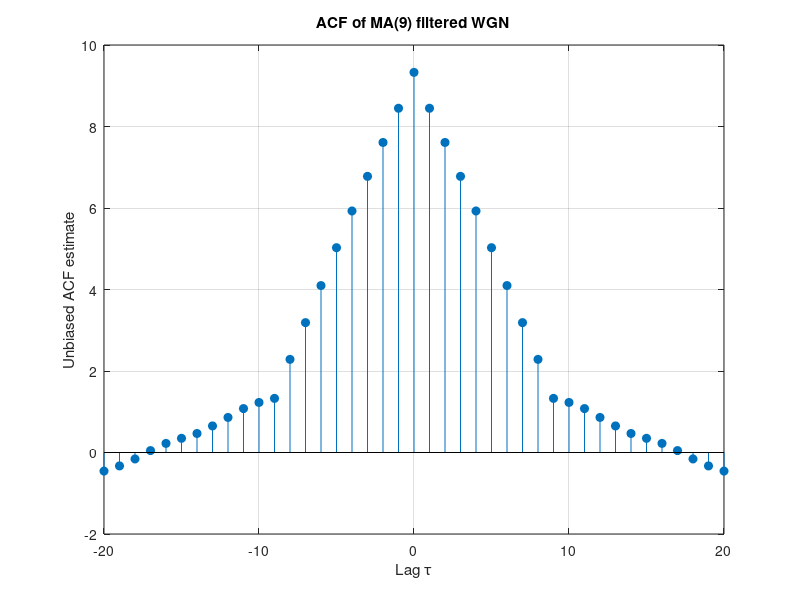
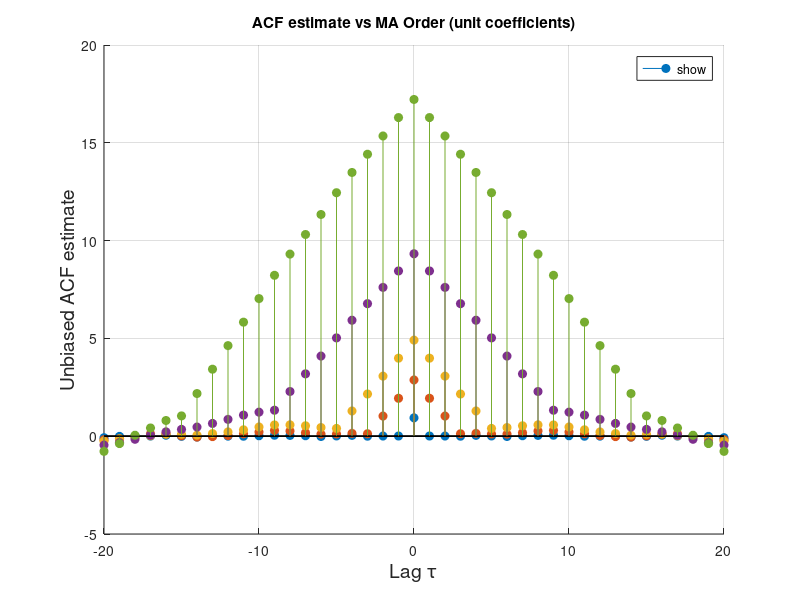
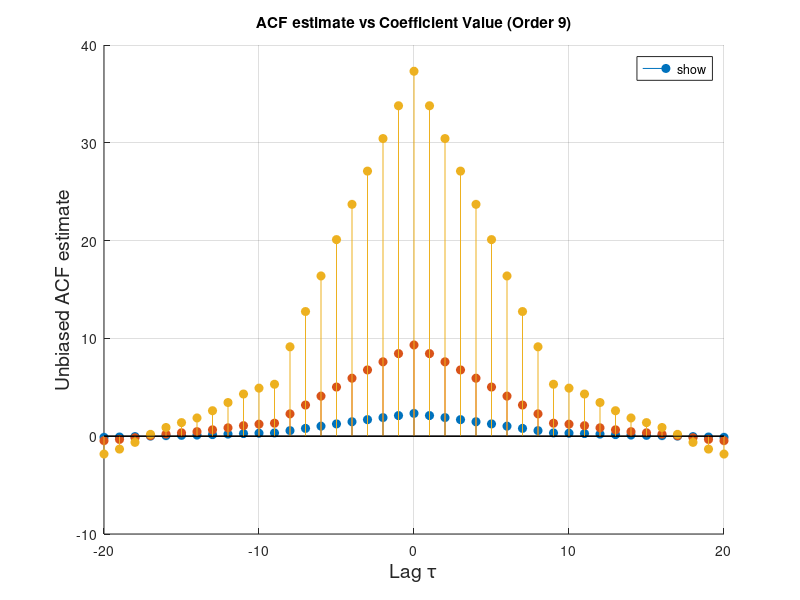

Here is the MATLAB script that generated these plots, in order:
N = 1000;
rng(42);
x = randn(N, 1);

% Base MA(9) with unit coefficients
b = ones(9, 1);
a = 1;

y = filter(b, a, x);
[r, lags] = xcorr(y, 'unbiased');

idx = (lags >= -20) & (lags <= 20);
figure;
stem(lags(idx), r(idx), 'filled');
xlabel('Lag \tau');
ylabel('Unbiased ACF estimate');
title('ACF of MA(9) filtered WGN');
grid on;

orders = [1 3 5 9 15];
figure;
hold on;
for k = 1:numel(orders)
    M = orders(k);
    b = ones(M, 1);
    y = filter(b, 1, x);
    [r, lags] = xcorr(y, 'unbiased');
    idx = (lags >= -20) & (lags <= 20);
    stem(lags(idx), r(idx), 'filled', 'DisplayName', sprintf('order=%d', M-1));
end
hold off;
xlabel('Lag \tau', 'FontSize', 14);
ylabel('Unbiased ACF estimate', 'FontSize', 14);
title('ACF estimate vs MA Order (unit coefficients)');
legend('show', 'Location', 'northeast');
grid on;

M = 9;
coeffs = {
    0.5 * ones(M,1), ...
    1.0 * ones(M,1), ...      
    2.0 * ones(M,1) ...       
};
labels = {
    'Rectangular (0.5)',
    'Rectangular (1.0)',
    'Rectangular (2.0)'
};

figure;
hold on;
for k = 1:numel(coeffs)
    b = coeffs{k};
    y = filter(b, 1, x);
    [r, lags] = xcorr(y, 'unbiased');
    idx = (lags >= -20) & (lags <= 20);
    stem(lags(idx), r(idx), 'filled', 'DisplayName', labels{k});
end
hold off;
xlabel('Lag \tau', 'FontSize', 14);
ylabel('Unbiased ACF estimate', 'FontSize', 14);
title('ACF estimate vs Coefficient Value (Order 9)');
legend('show', 'Location', 'northeast');
grid on;
